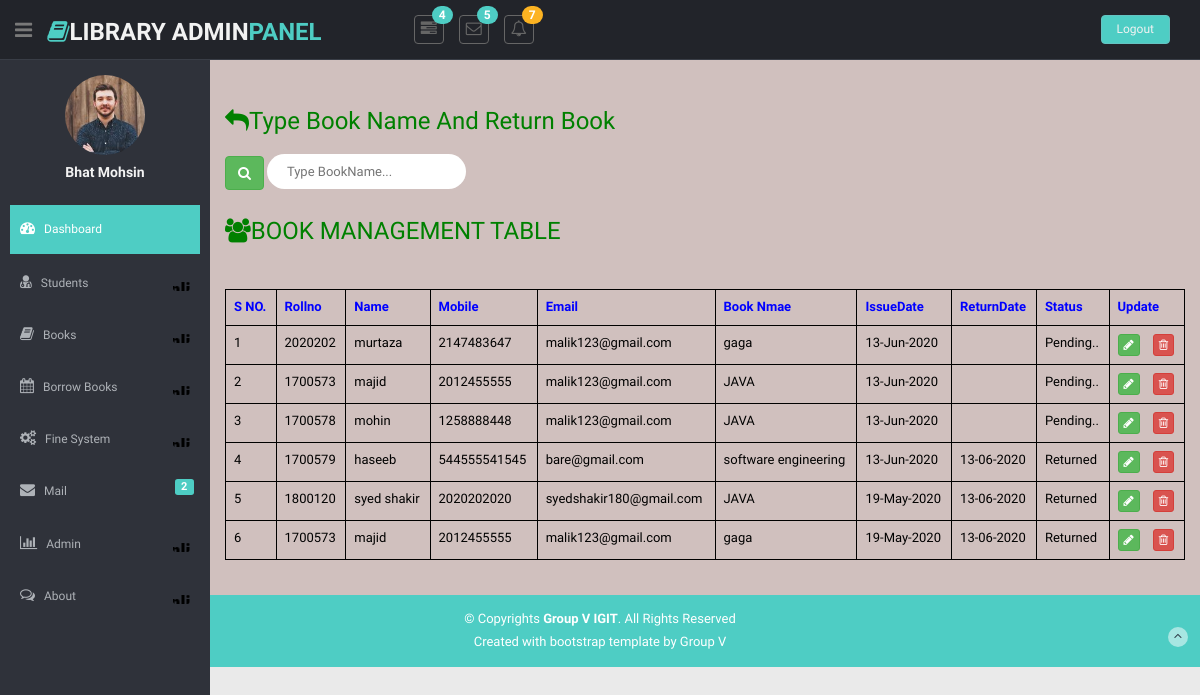
/admin-access/viewissuedbooks.php, run on the app's committed database.
### tables this page shows
CREATE TABLE `issue_books_tbl` (
  `id` int(11) NOT NULL,
  `student_rollno` varchar(30) NOT NULL,
  `student_name` varchar(30) NOT NULL,
  `student_contact` varchar(30) NOT NULL,
  `student_email` varchar(30) NOT NULL,
  `student_username` varchar(30) NOT NULL,
  `book_name` varchar(30) NOT NULL,
  `book_price` varchar(30) NOT NULL,
  `book_issue_date` varchar(30) NOT NULL,
  `book_return_date` varchar(30) NOT NULL
);

### admin-access/functions.php (the view, shortened to what this page needs)
<?php
 class crud{
   public $conn='';
  function __construct()
  {
    $this->conn = mysqli_connect('localhost','root','','librarydb');
}
   public function execute_query($query)
   {
     return mysqli_query($this->conn,$query);
   }
 ?>
<?php
public function get_data_in_table_issuebooks($query){
  $result = $this->execute_query($query);
?>
  <table class="table table-bordered table-hover" cellspacing="0">
                  <tr>
                     <th style="color:blue">S NO.</th>
                     <th style="color:blue">Rollno</th>
                     <th style="color:blue">Name</th>
                     <th style="color:blue">Mobile</th>
                     <th style="color:blue">Email</th>
                     <th style="color:blue">Book Nmae</th>
                     <th style="color:blue">IssueDate</th>
                     <th style="color:blue">ReturnDate</th>
                     <th style="color:blue">Status</th>
                     <th style="color:blue">Update</th>
                   </tr>
 <?php
           if(mysqli_num_rows($result)>0)
           {
               $i=1;
             while($row = mysqli_fetch_array($result))
             {
             ?>
                 <tr>
                     <td>  <?php echo $i; ?> </td>
                     <td><?php echo $row['student_rollno']; ?></td>
                     <td><?php echo $row['student_name']; ?></td>
                     <td><?php echo $row['student_contact']; ?></td>
                     <td><?php echo $row['student_email']; ?></td>
                     <td><?php echo $row['book_name']; ?></td>
                     <td><?php echo $row['book_issue_date']; ?></td>
                     <td><?php echo $row['book_return_date']; ?></td>
                     <td>
                       <?php
                       if($row['book_return_date']==NULL)
                       {
                         echo "Pending..";
                       }
                       else{
                         echo"Returned";
                       }
                     ?>
                   </td>
                     <td><button class="btn btn-success btn-xs update" type="button" name="update"><i class="fa fa-pencil"></i></button>
                         <button class="btn btn-danger btn-xs delete" type="button" name="delete"><i class="fa fa-trash-o"></i></button>
                     </td>
                 </tr>
              <?php
               $i++;
             }
          }
?>
 </table>
<?php
}
}
?>

### admin-access/viewissuedbooks.php (shortened to what this page needs)
<?php
include"functions.php";
$object =new crud();
 ?>
<!DOCTYPE html>
<html lang="en">
<head>
</head>
<body>
  <section id="container">
   <?php require_once('header.php');
   ?>
    <section id="main-content">
      <section class="wrapper" style="min-height:51rem;">
        <h3 style="margin-top:28px;color:green;"><i class="fa fa-mail-reply"></i>Type Book Name And Return Book</h3>
        <form  action="" method="POST" style="margin-top:20px;" style="float: right;">
          <button class="btn btn-success" type="submit" name="submit1"><i class="fa fa-search"></i></button>
          <input type="text" name="enr"
          style="border-radius:25px;border:2px  gray;padding:10px;color:black;height:35px;" placeholder="&nbsp;&nbsp;&nbsp;Type BookName...">
        </form>
        <h3 style="margin-top:28px;color:green;"><i class="fa fa-users"></i>BOOK MANAGEMENT TABLE</h3>
        <div class="row mt sm-12">
          <div class="col-sm-12">
            <div class="tablt table-responsive table-responsive" id="user_table">
              <table class="table table-bordered table-stripped" style="">
                  <?php echo $object->get_data_in_table_issuebooks('SELECT * FROM issue_books_tbl ORDER BY id DESC'); ?>
                </table>
            </div>
          </div>
        </div>
      </section>
    </section>
  </section>
</body>
</html>

### admin-access/header.php (shortened to what this page needs)
<!DOCTYPE html>
<html lang="en">
<head>
  <link href="lib/bootstrap/css/bootstrap.min.css" rel="stylesheet">
  <link href="lib/font-awesome/css/font-awesome.css" rel="stylesheet" />
  <link href="css/style.css" rel="stylesheet">
  <link href="css/style-responsive.css" rel="stylesheet">
</head>
<body>
    <header class="header black-bg">
      <div class="sidebar-toggle-box">
        <div class="fa fa-bars tooltips" data-placement="right" data-original-title="Toggle Navigation"></div>
      </div>
      <a href="#" class="logo"><span class="fa fa-book" ></span><b>Library Admin<span>panel</span></b></a>
      <div class="nav notify-row" id="top_menu">
        <ul class="nav top-menu">
          <li class="dropdown">
            <a data-toggle="dropdown" class="dropdown-toggle" href="#">
              <i class="fa fa-tasks"></i>
              <span class="badge bg-theme">4</span>
              </a>
          </li>
          <li id="header_inbox_bar" class="dropdown">
            <a data-toggle="dropdown" class="dropdown-toggle" href="#">
              <i class="fa fa-envelope-o"></i>
              <span class="badge bg-theme">5</span>
            </a>
          </li>
          <li id="header_notification_bar" class="dropdown">
            <a data-toggle="dropdown" class="dropdown-toggle" href="#">
              <i class="fa fa-bell-o"></i>
              <span class="badge bg-warning">7</span>
              </a>
          </li>
        </ul>
      </div>
      <div class="top-menu">
        <ul class="nav pull-right top-menu">
          <li>
            <a class="logout" href="../index.php">Logout</a></li>
        </ul>
      </div>
    </header>
    <aside>
      <div id="sidebar" class="nav-collapse ">
        <ul class="sidebar-menu" id="nav-accordion">
          <p class="centered"><a href="#"><img src="img/ui-sam.jpg" class="img-circle" width="80"></a></p>
          <h5 class="centered">Bhat Mohsin</h5>
          <li class="mt">
            <a href="index.php" class="active">
              <i class="fa fa-dashboard" ></i>
              <span>Dashboard</span>
             </a>
          </li>
          <li class="sub-menu">
            <a href="">
              <i class="fa fa-user-md"></i>
              <span>Students</span>
              </a>
          </li>
          <li class="sub-menu">
            <a href="">
              <i class="fa fa-book"></i>
              <span>Books</span>
              </a>
          </li>
          <li class="sub-menu">
            <a href="">
              <i class="fa fa-calendar"></i>
              <span>Borrow Books</span>
              </a>
          </li>
          <li class="sub-menu">
            <a class="" href="#">
              <i class="fa fa-cogs"></i>
              <span>Fine System</span>
              </a>
          </li>
          <li>
            <a href="#">
              <i class="fa fa-envelope"></i>
              <span>Mail </span>
              <span class="label label-theme pull-right mail-info">2</span>
              </a>
          </li>
          <li class="sub-menu">
            <a href="#">
              <i class=" fa fa-bar-chart-o"></i>
              <span>Admin</span>
              </a>
          </li>
          <li class="sub-menu">
            <a href="#">
              <i class="fa fa-comments-o"></i>
              <span>About</span>
              </a>
          </li>
        </ul>
      </div>
    </aside>
</body>
</html>

### admin-access/css/style.css (style rules this page uses)
body { color: #797979; background: #eaeaea; font-family: 'Ruda', sans-serif; padding: 0px !important; margin: 0px !important; font-size:13px; }
ul li { list-style: none; }
a, a:hover, a:focus { text-decoration: none; outline: none; }
#container { width: 100%; height: 100%; }
.bg-theme { background-color: #4ECDC4; }
.centered { text-align: center; }
.mt { margin-top: 25px; }
.label-theme { background-color: #4ECDC4; }
ul.top-menu > li > .logout { color: #f2f2f2; font-size: 12px; border-radius: 4px; -webkit-border-radius: 4px; border: 1px solid #64c3c2 !important; padding: 5px 15px; margin-right: 15px; background: #4ECDC4; margin-top: 15px; }
#sidebar { width: 210px; height: 100%; position:fixed; background: #2f323a; }
#sidebar h5 { color: #f2f2f2; font-weight: 700; }
#sidebar ul li { position: relative; }
ul.sidebar-menu , ul.sidebar-menu li ul.sub { margin: -2px 0 0; padding: 0; }
ul.sidebar-menu { margin-top: 75px; }
ul.sidebar-menu li { margin-bottom: 5px; margin-left:10px; margin-right:10px; }
ul.sidebar-menu li.sub-menu { line-height: 15px; }
ul.sidebar-menu li a span { display: inline-block; }
ul.sidebar-menu li a { color: #aeb2b7; text-decoration: none; display: block; padding: 15px 0 15px 10px; font-size: 12px; outline: none; -webkit-transition: all 0.3s ease; -moz-transition: all 0.3s ease; -o-transition: all 0.3s ease; -ms-transition: all 0.3s ease; transition: all 0.3s ease; }
ul.sidebar-menu li a.active, ul.sidebar-menu li a:hover, ul.sidebar-menu li a:focus { background: #4ECDC4; color: #fff; display: block; -webkit-transition: all 0.3s ease; -moz-transition: all 0.3s ease; -o-transition: all 0.3s ease; -ms-transition: all 0.3s ease; transition: all 0.3s ease; }
ul.sidebar-menu li a i { font-size: 15px; padding-right: 6px; }
ul.sidebar-menu li a.active i { color: #fff; }
.mail-info, .mail-info:hover { margin: -3px 6px 0 0; font-size: 11px; }
#main-content { margin-left: 210px; background-color: #d8c1c1; }
.header, .footer { min-height: 60px; padding: 0 15px; }
.header { position: fixed; left: 0; right: 0; z-index: 1002; }
.black-bg { background: #22242a; border-bottom: 1px solid #393d46; }
.wrapper { display: inline-block; margin-top: 60px; padding-left: 15px; padding-right: 15px; padding-bottom: 15px; padding-top:20px; width: 100%; background-color:#d0c0be; nter; }
a.logo { font-size: 24px; color: #f2f2f2; float: left; margin-top: 15px; text-transform: uppercase; }
a.logo b { font-weight: 900; }
a.logo span { color: #4ECDC4; }
#top_menu .nav > li, ul.top-menu > li { float: left; }
.notify-row { float: left; margin-top: 15px; margin-left: 92px; }
ul.top-menu > li > a { color: #666666; font-size: 16px; border-radius: 4px; -webkit-border-radius: 4px; border:1px solid #666666 !important; padding: 2px 6px; margin-right: 15px; }
.notify-row .badge { position: absolute; right: -10px; top: -10px; z-index: 100; }
.sidebar-toggle-box { float: left; padding-right: 15px; margin-top: 20px; }
.sidebar-toggle-box .fa-bars { cursor: pointer; display: inline-block; font-size: 20px; }
.badge.bg-warning { background: #FCB322; }
.site-footer { background: #4ECDC4; color: #fff; padding: 15px 0; }
.site-footer p { margin-bottom: 5px; }
.credits, .credits a { color: #fff; }
.go-top { margin-right: 1%; margin-top: -25px; float: right; background: rgba(255,255,255,.5); width: 20px; height: 20px; border-radius: 50%; -webkit-border-radius: 50%; }
.go-top i { color: #2A3542; }

### admin-access/viewissuedbooks.php (style rules this page uses)
.table-bordered>tbody>tr>td, .table-bordered>tbody>tr>th, .table-bordered>tfoot>tr>td, .table-bordered>tfoot>tr>th, .table-bordered>thead>tr>td, .table-bordered>thead>tr>th { border: 1px solid black; }
.table-bordered>tbody>tr>td { color:black; }

### data on the page
issue_books_tbl: student_rollno "2020202", student_name "murtaza", student_contact "2147483647", student_email "malik123@gmail.com", book_name "gaga", book_issue_date "13-Jun-2020", book_return_date "Pending.."
issue_books_tbl: student_rollno "1700573", student_name "majid", student_contact "2012455555", student_email "malik123@gmail.com", book_name "JAVA", book_issue_date "13-Jun-2020", book_return_date "Pending.."
issue_books_tbl: student_rollno "1700578", student_name "mohin", student_contact "1258888448", student_email "malik123@gmail.com", book_name "JAVA", book_issue_date "13-Jun-2020", book_return_date "Pending.."
issue_books_tbl: student_rollno "1700579", student_name "haseeb", student_contact "544555541545", student_email "bare@gmail.com", book_name "software engineering", book_issue_date "13-Jun-2020", book_return_date "13-06-2020", shows "Returned"
issue_books_tbl: student_rollno "1800120", student_name "syed shakir", student_contact "2020202020", student_email "syedshakir180@gmail.com", book_name "JAVA", book_issue_date "19-May-2020", book_return_date "13-06-2020", shows "Returned"
issue_books_tbl: student_rollno "1700573", student_name "majid", student_contact "2012455555", student_email "malik123@gmail.com", book_name "gaga", book_issue_date "19-May-2020", book_return_date "13-06-2020", shows "Returned"
